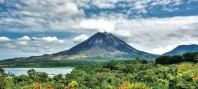
#> input picture arenal.jpg, 198 x 89 px
$ jupyter execute --allow-errors P4.ipynb
#> lines starting #> are read from the running program, lines starting #| are printed output that depends on the picture
## Universidad de Costa Rica
### Escuela de Ingeniería Eléctrica
#### IE0405 - Modelos Probabilísticos de Señales y Sistemas

Segundo semestre del 2020

---

* Estudiante: **Jose Miguel Pizarro Viales**
* Carné: **B86079**
* Grupo: **1**

---
# `P4` - *Modulación digital IQ*

### 4.1. - Modulación QPSK

* (50%) Realice una simulación del sistema de comunicaciones como en la sección 3.2., pero utilizando una modulación QPSK en lugar de una modulación BPSK. Deben mostrarse las imágenes enviadas y recuperadas y las formas de onda.

[cell 1]
from PIL import Image
import numpy as np

def fuente_info(imagen):
    '''Una función que simula una fuente de
    información al importar una imagen y
    retornar un vector de NumPy con las
    dimensiones de la imagen, incluidos los
    canales RGB: alto x largo x 3 canales

    :param imagen: Una imagen en formato JPG
    :return: un vector de pixeles
    '''
#> called with imagen = 'arenal.jpg'
    img = Image.open(imagen)
#> img is the input picture: PIL image 198x89 RGB; mean R, G, B 129.7, 152.6, 147.8

    return np.array(img)

[cell 2]
import numpy as np

def rgb_a_bit(imagen):
    '''Convierte los pixeles de base
    decimal (de 0 a 255) a binaria
    (de 00000000 a 11111111).

    :param imagen: array de una imagen
    :return: Un vector de (1 x k) bits 'int'
    '''
    # Obtener las dimensiones de la imagen
    x, y, z = imagen.shape

    # Número total de pixeles
    n_pixeles = x * y * z

    # Convertir la imagen a un vector unidimensional de n_pixeles
    pixeles = np.reshape(imagen, n_pixeles)

    # Convertir los canales a base 2
    bits = [format(pixel,'08b') for pixel in pixeles]
    bits_Rx = np.array(list(''.join(bits)))

    return bits_Rx.astype(int)

[cell 3]
import numpy as np

def modulador(bits, fc, mpp):
    '''Un método que simula el esquema de
    modulación digital QPSK.

    :param bits: Vector unidimensional de bits
    :param fc: Frecuencia de la portadora en Hz
    :param mpp: Cantidad de muestras por periodo de onda portadora
    :return: Un vector con la señal modulada
    :return: Un valor con la potencia promedio [W]
    :return: La onda portadora de fase I c(t)_I
    :return: La onda portadora de fase Q c(t)_Q
    :return: La onda cuadrada moduladora de fase I (información)
    :return: La onda cuadrada moduladora de fase Q (información)
    '''

    # 1. Parámetros de la 'señal' de información (bits)

    bits_Q = [] #Bits con fase Q
    bits_I = [] #bits con fase I

    #Se dividen los bits de 2 en 2
    for i, bit in enumerate(bits):
        if i%2 == 0:
            bits_I.append(bit)
        else:
            bits_Q.append(bit)

    bits_Q = np.array(bits_Q)
    bits_I = np.array(bits_I)

    #Numero de bits por cada fase
    N_Q = len(bits_Q)
    N_I = len(bits_I)

    # 2. Construyendo un periodo de las señales portadoras c(t)_I y c(t)_Q
    Tc = 1 / fc  # periodo [s]
    t_periodo = np.linspace(0, Tc, mpp)
    #NUevas señales portadoras
    portadora_Q = np.sin(2*np.pi*fc*t_periodo)
    portadora_I = np.cos(2*np.pi*fc*t_periodo)

    # 3. Inicializar las señales moduladas s(t)_I y s(t)_Q
    t_simulacion_Q = np.linspace(0, N_Q*Tc, N_Q*mpp)
    t_simulacion_I = np.linspace(0, N_I*Tc, N_I*mpp)
    senal_Tx_I = np.zeros(t_simulacion_I.shape)
    senal_Tx_Q = np.zeros(t_simulacion_Q.shape)
    moduladora_I = np.zeros(t_simulacion_I.shape)
    moduladora_Q = np.zeros(t_simulacion_Q.shape)

    # 4. Asignar las formas de onda según los bits (QPSK)

    #Bits de fase Q
    for i, bit in enumerate(bits_Q):
        if bit == 1:
            senal_Tx_Q[i*mpp : (i+1)*mpp] = portadora_Q
            moduladora_Q[i*mpp : (i+1)*mpp] = 1
        else:
            senal_Tx_Q[i*mpp : (i+1)*mpp] = portadora_Q * -1
            moduladora_Q[i*mpp : (i+1)*mpp] = 0

    #Bits de fase I
    for i, bit in enumerate(bits_I):
        if bit == 1:
            senal_Tx_I[i*mpp : (i+1)*mpp] = portadora_I
            moduladora_I[i*mpp : (i+1)*mpp] = 1
        else:
            senal_Tx_I[i*mpp : (i+1)*mpp] = portadora_I * -1
            moduladora_I[i*mpp : (i+1)*mpp] = 0

    # Nueva señal modulada
    senal_Tx = senal_Tx_I + senal_Tx_Q


    # 5. Calcular la potencia promedio de la señal modulada
    Pm_Q = (1 / (N_Q*Tc)) * np.trapz(pow(senal_Tx_Q, 2), t_simulacion_Q)
    Pm_I = (1 / (N_I*Tc)) * np.trapz(pow(senal_Tx_I, 2), t_simulacion_I)

    Pm = Pm_I + Pm_Q

    return senal_Tx, Pm, portadora_Q, portadora_I, moduladora_Q, moduladora_I

[cell 4]
import numpy as np

def canal_ruidoso(senal_Tx, Pm, SNR):
    '''Un bloque que simula un medio de trans-
    misión no ideal (ruidoso) empleando ruido
    AWGN. Pide por parámetro un vector con la
    señal provieniente de un modulador y un
    valor en decibelios para la relación señal
    a ruido.

    :param senal_Tx: El vector del modulador
    :param Pm: Potencia de la señal modulada
    :param SNR: Relación señal-a-ruido en dB
    :return: La señal modulada al dejar el canal
    '''
    # Potencia del ruido generado por el canal
    Pn = Pm / pow(10, SNR/10)

    # Generando ruido auditivo blanco gaussiano
    ruido = np.random.normal(0, np.sqrt(Pn), senal_Tx.shape)

    # Señal distorsionada por el canal ruidoso
    senal_Rx = senal_Tx + ruido

    return senal_Rx

[cell 5]
import numpy as np

def demodulador(senal_Rx, portadora_Q, portadora_I, mpp):
    '''Un método que simula un bloque demodulador
    de señales, bajo un esquema QPSK. El criterio
    de demodulación se basa en decodificación por
    detección de energía.

    :param senal_Rx: La señal recibida del canal
    :param portadora_Q: La onda portadora de fase Q c(t)_Q
    :param portadora_I: La onda portadora se fase I c(t)_I
    :param mpp: Número de muestras por periodo
    :return: Los bits de la señal demodulada
    :return: La señal demodulada de fase Q
    :return: La señal demodulada de fase I
    '''
    # Cantidad de muestras en senal_Rx
    M = len(senal_Rx)

    # Cantidad de bits en transmisión
    N =  int(M / (mpp))

    # Vector para bits obtenidos por la demodulación
    bits_Rx_Q  = np.zeros(N)
    bits_Rx_I  = np.zeros(N)
    bits_Rx = np.zeros(2*N)

    # Vector para la señal demodulada
    senal_demodulada_Q = np.zeros(M)
    senal_demodulada_I = np.zeros(M)

    # Energía de un período de la portadora
    Es_Q = np.sum(portadora_Q**2)
    Es_I = np.sum(portadora_I**2)

    # Demodulación
    for i in range(N):
        #Demodulación de la fase I
        #Producto de dos funciones
        producto_I = senal_Rx[i*mpp : (i+1)*mpp] * portadora_I
        senal_demodulada_I[i*mpp : (i+1)*mpp] = producto_I
        Ep_I = np.sum(producto_I)

        if Ep_I > 0:
            bits_Rx_I[i] = 1
        else:
            bits_Rx_I[i] = 0

        #Demodulación de la fase Q
        # Producto interno de dos funciones
        producto_Q = senal_Rx[i*mpp : (i+1)*mpp] * portadora_Q
        senal_demodulada_Q[i*mpp : (i+1)*mpp] = producto_Q
        Ep_Q = np.sum(producto_Q)

        # Criterio de decisión por detección de energía
        if Ep_Q > 0:
            bits_Rx_Q[i] = 1
        else:
            bits_Rx_Q[i] = 0


    #Recuperación de los bits

    #Contadores
    N_I = 0
    N_Q = 0

    #Algoritmo de recuperación
    for i in range(0, len(bits_Rx)):
        if i%2 == 0: #Debido a que los bits pares se enviaron con fase I
            bits_Rx[i] = bits_Rx_I[N_I]
            N_I = N_I+1
        else: #Debido a que los bits impares se enviaron con fase Q
            bits_Rx[i] = bits_Rx_Q[N_Q]
            N_Q = N_Q+1


    return bits_Rx.astype(int), senal_demodulada_Q, senal_demodulada_I

[cell 6]
import numpy as np

def bits_a_rgb(bits_Rx, dimensiones):
    '''Un blque que decodifica el los bits
    recuperados en el proceso de demodulación

    :param: Un vector de bits 1 x k
    :param dimensiones: Tupla con dimensiones de la img.
    :return: Un array con los pixeles reconstruidos
    '''
    # Cantidad de bits
    N = len(bits_Rx)

    # Se reconstruyen los canales RGB
    bits = np.split(bits_Rx, N / 8)

    # Se decofican los canales:
    canales = [int(''.join(map(str, canal)), 2) for canal in bits]
    pixeles = np.reshape(canales, dimensiones)

    return pixeles.astype(np.uint8)

[cell 7]
import numpy as np
import matplotlib.pyplot as plt
import time

# Parámetros
fc = 5000  # frecuencia de la portadora
mpp = 20   # muestras por periodo de la portadora
SNR = 5    # relación señal-a-ruido del canal

# Iniciar medición del tiempo de simulación
inicio = time.time()

# 1. Importar y convertir la imagen a trasmitir
imagen_Tx = fuente_info('arenal.jpg')
dimensiones = imagen_Tx.shape
#> dimensiones = (89, 198, 3)

# 2. Codificar los pixeles de la imagen
bits_Tx = rgb_a_bit(imagen_Tx)
#> in rgb_a_bit, `bits = [format(pixel,'08b') for pixel in pixeles]`: bits = 52866 items

# 3. Modular la cadena de bits usando el esquema QPSK
senal_Tx, Pm, portadora_Q, portadora_I, moduladora_Q, moduladora_I = modulador(bits_Tx, fc, mpp)
#> the loop in modulador, `for i, bit in enumerate(bits):` made 422928 passes
#> bit on passes 1 to 3: 1, 0, 1
#> after the loop in modulador, `for i, bit in enumerate(bits):`: bits_I = 211464 items
#> in modulador, `N_Q = len(bits_Q)`: N_Q = 211464
#> the loop in modulador, `for i, bit in enumerate(bits_Q):` made 211464 passes
#> the loop in modulador, `for i, bit in enumerate(bits_I):` made 211464 passes
#> in modulador, `Pm_Q = (1 / (N_Q*Tc)) * np.trapz(pow(senal_Tx_Q, 2), t_simulacion_Q)`: Pm_Q = 0.475
#> in modulador, `Pm_I = (1 / (N_I*Tc)) * np.trapz(pow(senal_Tx_I, 2), t_simulacion_I)`: Pm_I = 0.525
#> in modulador, `Pm = Pm_I + Pm_Q`: Pm = 1
#> Pm = 1; portadora_Q = 20 values, max 0.997 at index 5, min -0.997 at index 14, mean -1.22e-17; portadora_I = 20 values, max 1 at index 0, min -0.986 at index 9, mean 0.05

# 4. Se transmite la señal modulada, por un canal ruidoso
senal_Rx = canal_ruidoso(senal_Tx, Pm, SNR)
#> in canal_ruidoso, `Pn = Pm / pow(10, SNR/10)`: Pn = 0.316

# 5. Se desmodula la señal recibida del canal
bits_Rx, senal_demodulada_Q, senal_demodulada_I = demodulador(senal_Rx, portadora_Q, portadora_I, mpp)
#> in demodulador, `M = len(senal_Rx)`: M = 4229280
#> in demodulador, `N =  int(M / (mpp))`: N = 211464
#> in demodulador, `Es_Q = np.sum(portadora_Q**2)`: Es_Q = 9.5
#> in demodulador, `Es_I = np.sum(portadora_I**2)`: Es_I = 10.5
#> the loop in demodulador, `for i in range(N):` made 211464 passes
#> (Ep_I, Ep_Q) on passes 1 to 3: (11.76, -9.03), (9.52, -8.06), (-10.71, -10.17)
#> after the loop in demodulador, `for i in range(0, len(bits_Rx)):`: N_I = 211464

# 6. Se visualiza la imagen recibida
imagen_Rx = bits_a_rgb(bits_Rx, dimensiones)
#> in bits_a_rgb, `N = len(bits_Rx)`: N = 422928
#> in bits_a_rgb, `bits = np.split(bits_Rx, N / 8)`: bits = 52866 items
Fig = plt.figure(figsize=(10,6))

# Cálculo del tiempo de simulación
print('Duración de la simulación: ', time.time() - inicio)

# 7. Calcular número de errores
errores = sum(abs(bits_Tx - bits_Rx))
#> errores = 0
BER = errores/len(bits_Tx)
#> BER = 0
print('{} errores, para un BER de {:0.4f}.'.format(errores, BER))
#| 0 errores, para un BER de 0.0000.

# Mostrar imagen transmitida
ax = Fig.add_subplot(1, 2, 1)
imgplot = plt.imshow(imagen_Tx)
ax.set_title('Transmitido')

# Mostrar imagen recuperada
ax = Fig.add_subplot(1, 2, 2)
imgplot = plt.imshow(imagen_Rx)
ax.set_title('Recuperado')
Fig.tight_layout()

plt.imshow(imagen_Rx)
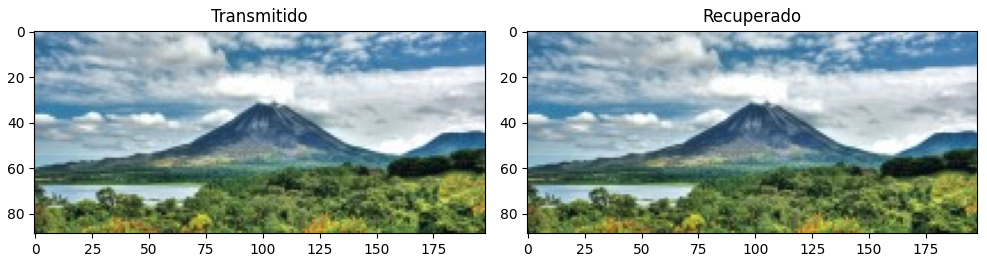
#> figure drawn by matplotlib, 2 panels

[cell 8]
import matplotlib.pyplot as plt

# Visualizar el cambio entre las señales
fig, (ax1, ax2, ax3, ax4, ax5, ax6) = plt.subplots(nrows=6, sharex=True, figsize=(14, 10))

# La onda cuadrada moduladora de fase I (bits de entrada)
ax1.plot(moduladora_I[0:600], color='m', lw=2)
ax1.set_ylabel('$b_I(t)$')

# La onda cuadrada moduladora de fase Q (bits de entrada)
ax2.plot(moduladora_Q[0:600], color='r', lw=2)
ax2.set_ylabel('$b_Q(t)$')

# La señal modulada por QPSK
ax3.plot(senal_Tx[0:600], color='g', lw=2)
ax3.set_ylabel('$s(t)$')

# La señal modulada al dejar el canal
ax4.plot(senal_Rx[0:600], color='b', lw=2)
ax4.set_ylabel('$s(t) + n(t)$')

# La señal demodulada de fase I
ax5.plot(senal_demodulada_I[0:600], color='m', lw=2)
ax5.set_ylabel('$b^{\prime}_I(t)$')

# La señal demodulada de fase Q
ax6.plot(senal_demodulada_Q[0:600], color='r', lw=2)
ax6.set_ylabel('$b^{\prime}_Q(t)$')
ax6.set_xlabel('$t$ / milisegundos')
fig.tight_layout()
plt.show()
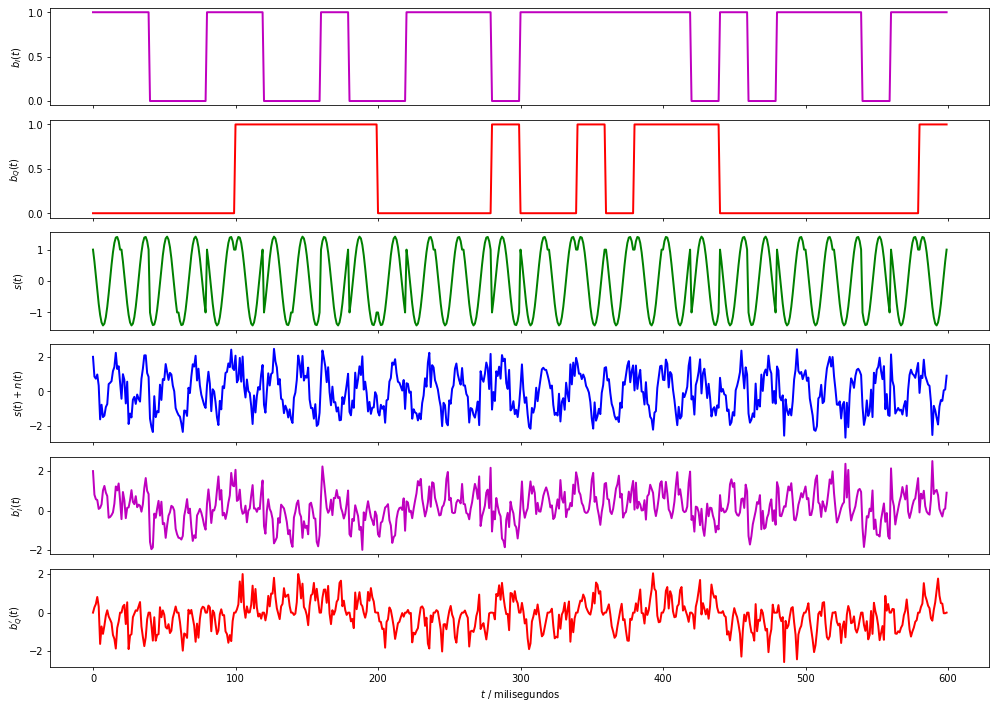
#> figure drawn by matplotlib, 6 panels; panel 6: curve peaks at x = 393, y = 2.04

### 4.2. - Estacionaridad y ergodicidad

* (30%) Realice pruebas de estacionaridad y ergodicidad a la señal modulada `senal_Tx` y obtenga conclusiones sobre estas.

[cell 9]
#Posibles combinaciones de las portadoras
comb1 = portadora_I + portadora_Q
#> comb1 = 20 values, max 1.4 at index 2, min -1.41 at index 12, mean 0.05
comb2 = -portadora_I - portadora_Q
#> comb2 = 20 values, max 1.41 at index 12, min -1.4 at index 2, mean -0.05
comb3 = portadora_I - portadora_Q
#> comb3 = 20 values, max 1.4 at index 17, min -1.41 at index 7, mean 0.05
comb4 = -portadora_I + portadora_Q
#> comb4 = 20 values, max 1.41 at index 7, min -1.4 at index 17, mean -0.05

combinaciones = np.array([comb1, comb2, comb3, comb4])

#Promedio de las combinaciones
Prom_combinaciones = [np.mean(combinaciones[:,i]) for i in range(len(comb1))]
#> Prom_combinaciones = [0, 0, 0, 0, 0, 0, 0, 0, 0, 0, 0, 0, 0, 0, 0, 0, 0, 0, 0, 0]

#Gráficos de las combinaciones
plt.figure(figsize=(14, 7))
plt.plot(comb1, lw=2, label='Combinacion 1')
plt.plot(comb2, lw=2, label='Combinacion 2')
plt.plot(comb3, lw=2, label='Combinacion 3')
plt.plot(comb4, lw=2, color='m', label='Combinacion 4')
plt.plot(Prom_combinaciones, color='g', lw=7, label='Prom. teórico')

#Promedio de la señal TX
Prom_Tx = np.mean(senal_Tx)
#> Prom_Tx = 0.00321

#Gráficos de la señal TX
plt.plot(senal_Tx[0:len(comb1)], color='r', lw=7, label='Señal Tx')
plt.plot(Prom_Tx, color='b', lw=7, label='Prom. señal Tx')

plt.title('Comparación del promedio de la señal Tx con todos sus posibles valores en un periodo completo')
plt.legend()
plt.xlabel('t/milisegundos')

plt.show()
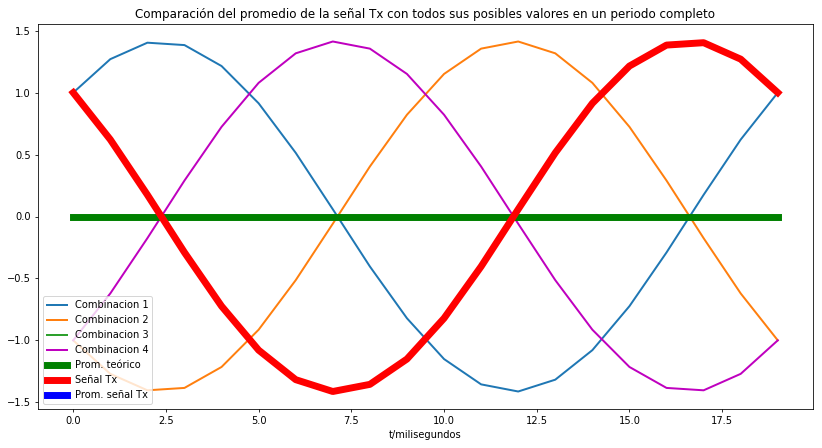
#> figure drawn by matplotlib, 1 panel; curve peaks at x = 2, y = 1.4; curve peaks at x = 12, y = 1.41; curve peaks at x = 17, y = 1.4


#Correlación


plt.figure(figsize=(14, 7))

# T valores de desplazamiento tau
desplazamiento = np.arange(len(comb1))
#> desplazamiento = 20 values from 0 to 19

# Inicialización de matriz de valores de correlación para las 4 combinaciones
corr_comb = np.empty((4, len(desplazamiento)))


# Cálculo de correlación en las combinaciones para cada valor de tau
for n in range(4):
	for i, tau in enumerate(desplazamiento):
		corr_comb[n, i] = np.correlate(combinaciones[n,:], np.roll(combinaciones[n,:], tau))/len(comb1)
	plt.plot(corr_comb[n,:], label='Corr. combinación {}'.format(n+1))

# Inicialización del vector de valores de correlación para senal_Tx
corr_Tx = np.empty(len(senal_Tx))

# Cálculo de correlación en senal_Tx para cada valor de tau
for i, tau in enumerate(desplazamiento):
	corr_Tx[i] = np.correlate(combinaciones[n,:], np.roll(combinaciones[n,:], tau))/len(comb1)
#> this loop made 20 passes
plt.plot(corr_Tx[0:len(comb1)], label='Corr. señal Tx')


plt.legend()
plt.title('Comparación de la autocorrelacion de la señal Tx con todos sus posibles valores en un periodo completo')
plt.xlabel('t/milisegundos')

plt.show()
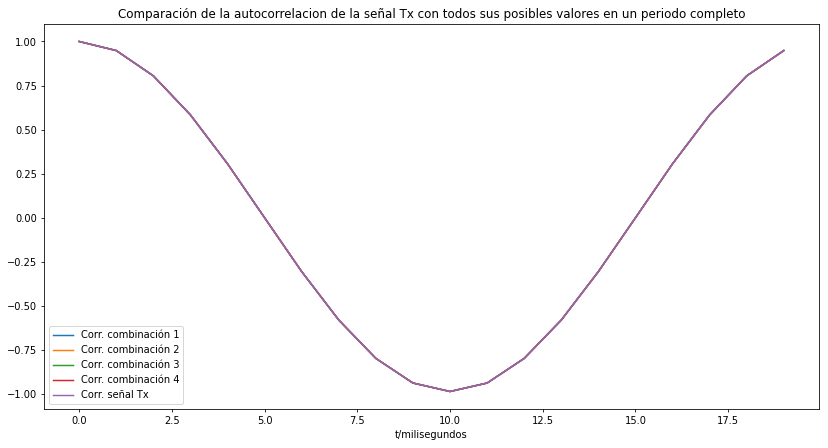
#> figure drawn by matplotlib, 1 panel; curve peaks at x = 0, y = 1; curve peaks at x = 0, y = 1; curve peaks at x = 0, y = 1
